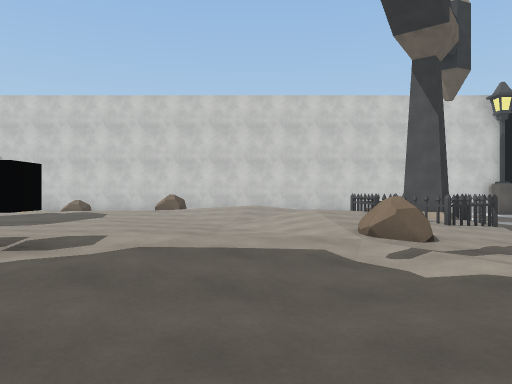
[1] (above)

16 first-person views from a walk through a 3-D level made in the Unity game engine. The camera is 1.5 m above the floor, looks level and sees 70° across. The floor is counted in squares, 2 m on a side. Each view is taken from the middle of a square. On the plan, view 1 faces up. The plan holds only what a view shows up to about 11 squares ahead; the rest is blank. The player is left out. Some surface patterns are stand-ins.

[2]
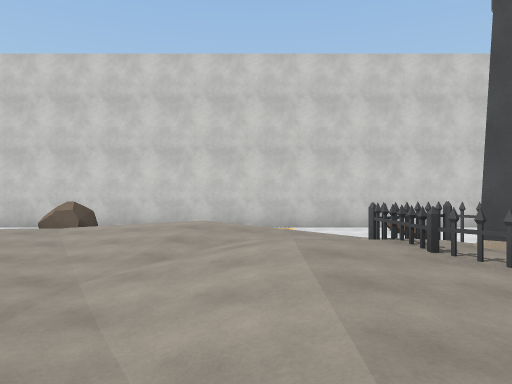

[3]
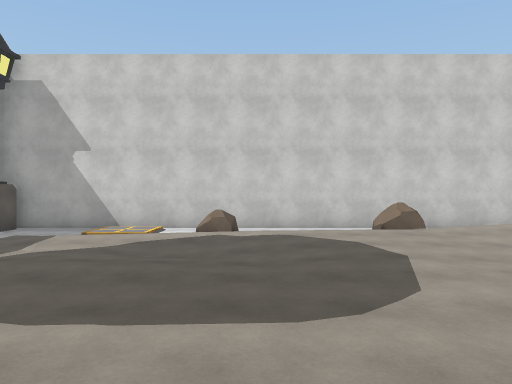

[4]
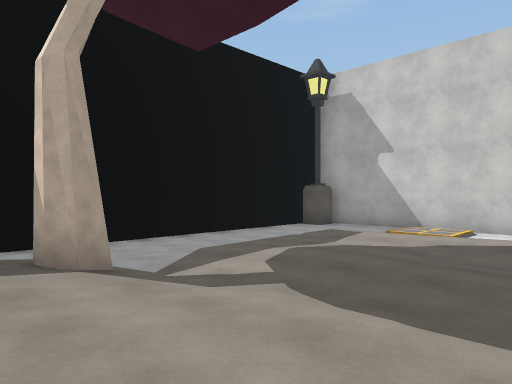

[5]
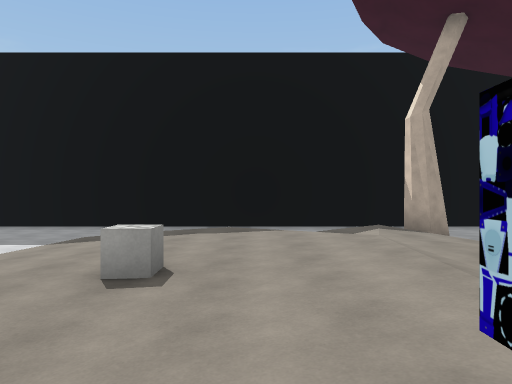

[6]
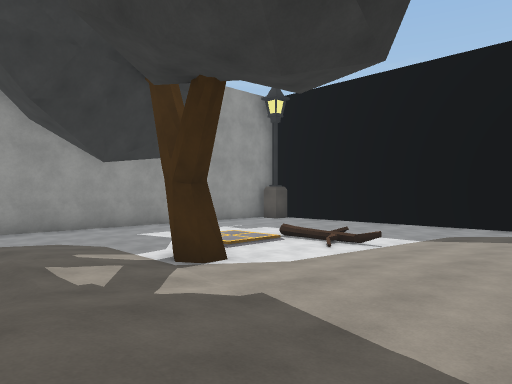

[7]
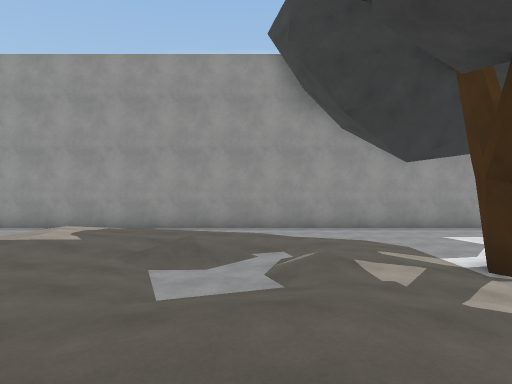

[8]
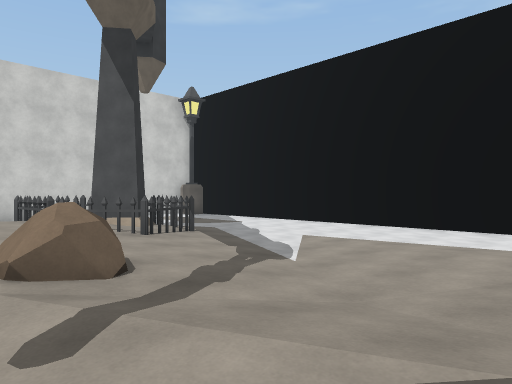

[9]
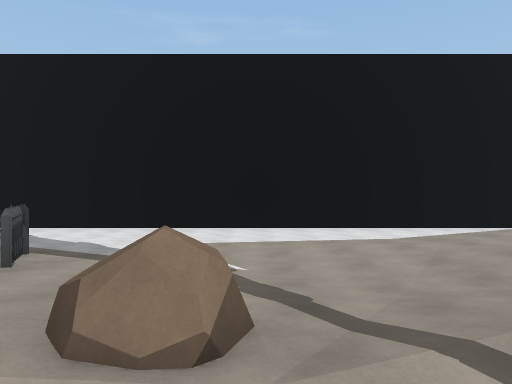

[10]
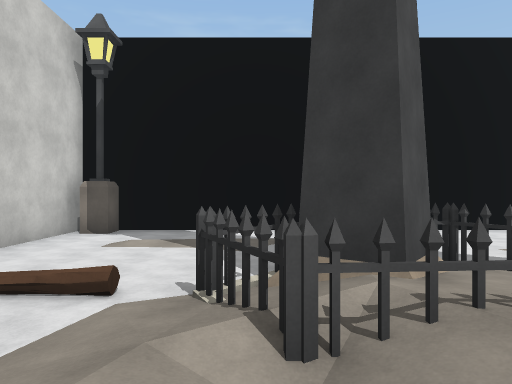

[11]
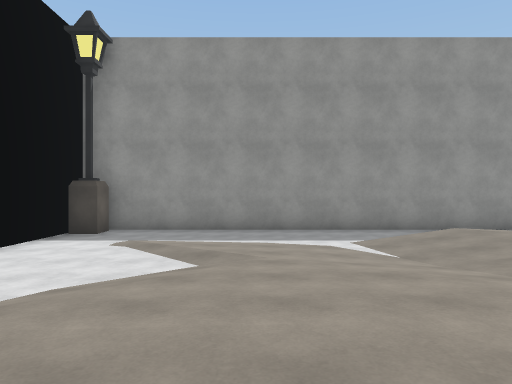

[12]
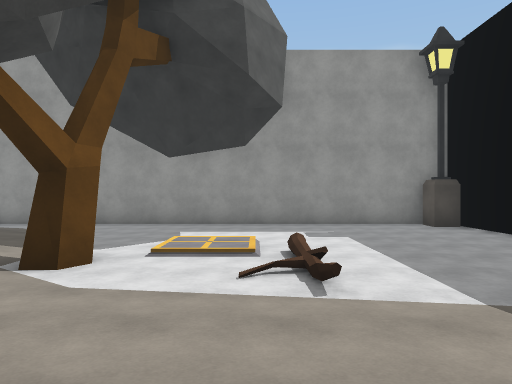

[13]
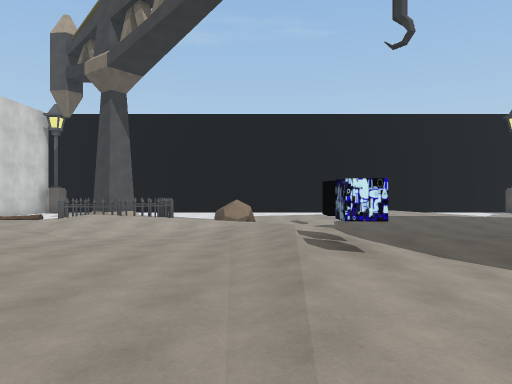

[14]
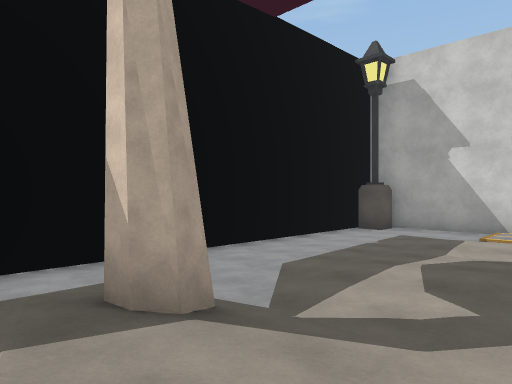

[15]
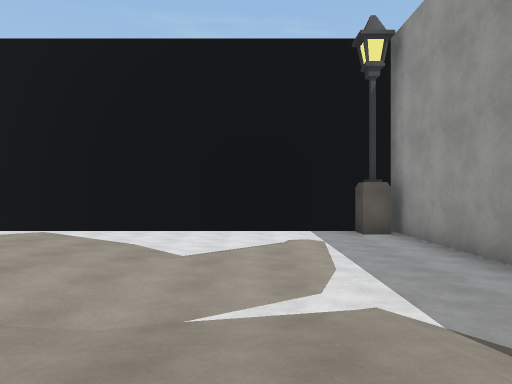

[16]
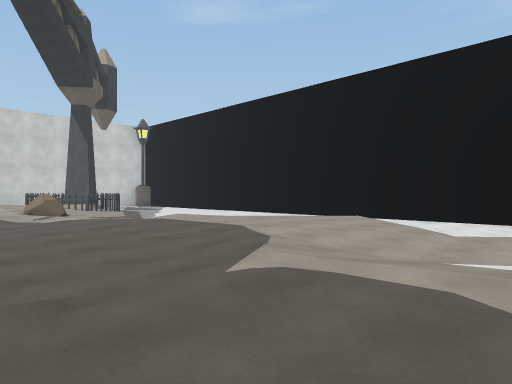

### Floor plan
Key: @ floor where view 1 was taken; # wall or solid block; . main floor; : floor 0.25 m higher than the main floor; + floor 0.5 m higher than the main floor; * floor 0.75 m higher than the main floor; / step, stairs or slope; F fence; R rock; C cube; O other object.
Columns run from 14 left of view 1 to 11 right of it. Each row starts with its distance up from view 1.
 16  ########################
 15 ##..//......    ... ....##
 14 #.../ .R         .O .....#
 13 #../       R     ../.....#
 12 #../::://+++///////......#
 11 #....:///++++////FFF../..#
 10 #...:://::+::////F## ....#
  9 #..//:::::+::://*F+#F....#
  8 #.../::::::::://*+F/.....#
  7 #..#///++::::::/+///.....#
  6 #.//+/++++:::/:/R:/......#
  5 #.///+++///O////R:/......#
  4 #.. /++++/+O**////..:....#
  3 #. /++::://++//:+//::/...#
  2 #. ::::C::::+/::+//::/...#
  1 #. //:::::./+/::+++++//..#
  0 #...///::.////@:++++++/..#
 -1 #.........////::++++++//.#
 -2 #....O/...//..:://++///..#
 -3 #...../..///.///+///:/...#
 -4 #...../ ..////////..:....#
 -5 #...... ../////+//.......#
 -6 #..........////++/.......#
 -7 #............/   ........#
 -8 ##......................##
 -9  #########################

Positions as (right, up) in squares from view 1, and headings:
1: (0, 0), facing up
2: (1, 5), facing up
3: (-6, 5), facing up
4: (-6, 5), facing up-left
5: (-3, 3), facing left
6: (-2, 2), facing down-left
7: (-2, 2), facing down
8: (1, 2), facing up-right
9: (0, 5), facing right
10: (1, 11), facing right
11: (6, 1), facing down
12: (-8, 2), facing down
13: (-8, 5), facing right
14: (-8, 5), facing up-left
15: (1, -5), facing right
16: (-1, -6), facing up-right
